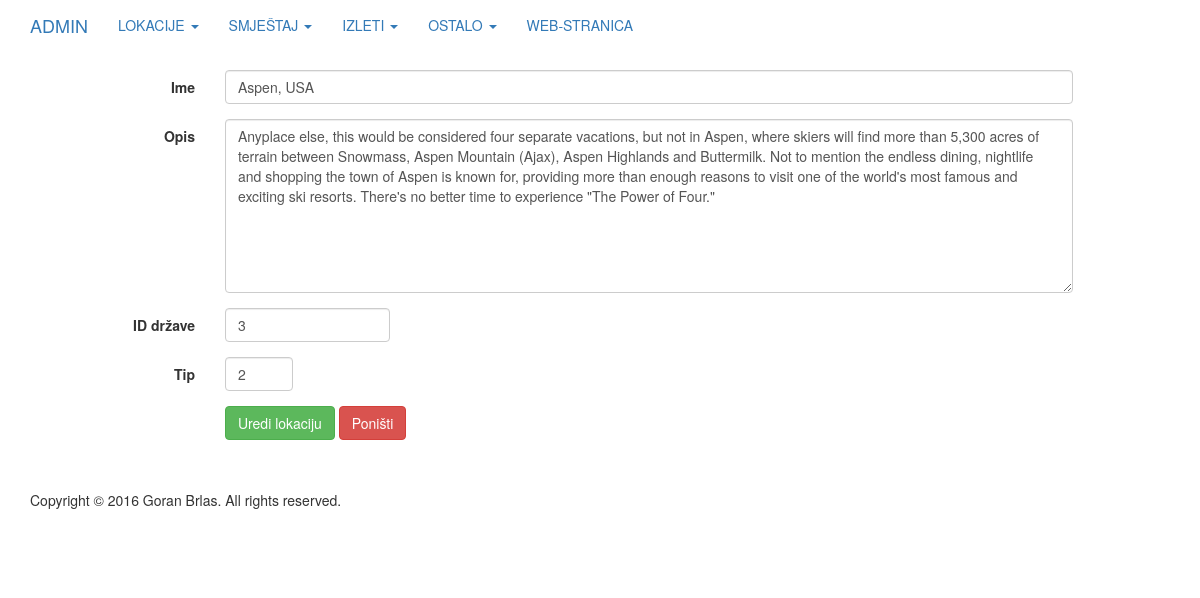
/admin/editLocations.php?value=13, run on an earlier commit of the app's database.
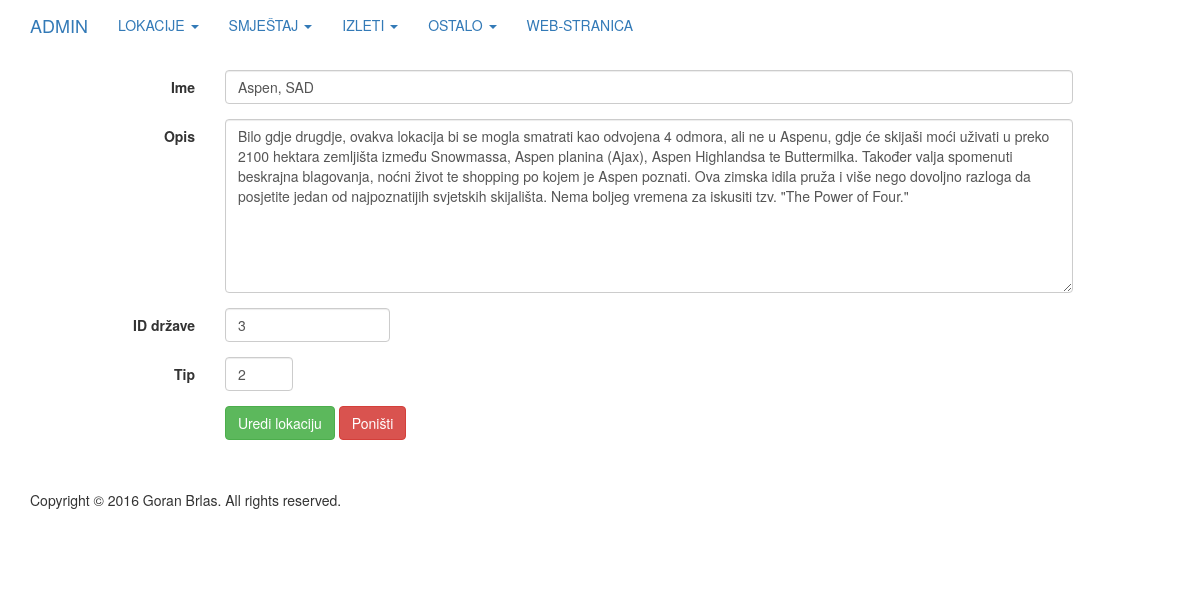
And on a later commit of the database.
### tables this page shows
CREATE TABLE IF NOT EXISTS `lokacija` (
  `idLokacija` int(11) NOT NULL AUTO_INCREMENT,
  `ime` varchar(50) NOT NULL,
  `opis` varchar(1000) NOT NULL,
  `tip` int(11) NOT NULL,
  `idDrzava` int(11) NOT NULL,
  `pregledi` int(11) NOT NULL DEFAULT '0',
  PRIMARY KEY (`idLokacija`),
  KEY `idDrzava` (`idDrzava`)
);

### admin/editLocations.php (the view, shortened to what this page needs)
<!DOCTYPE html>
<html lang="en">
<head>
    <link href="../css/custom.css" rel="stylesheet">
    <link href="../css/bootstrap.min.css" rel="stylesheet">
    <link href="../css/1-col-portfolio.css" rel="stylesheet">
</head>
<body>
<nav class="navbar navbar navbar-fixed-top" role="navigation">
    <div class="container">
        <div class="navbar-header">
            <a class="navbar-brand" href="../admin.php?logged=true">ADMIN</a>
        </div>
        <div class="collapse navbar-collapse" id="bs-example-navbar-collapse-1">
            <ul class="nav navbar-nav">
                <li class="dropdown">
                    <a class="dropdown-toggle" data-toggle="dropdown" href="#">LOKACIJE
                        <span class="caret"></span></a>
                </li>
                <li class="dropdown">
                    <a class="dropdown-toggle" data-toggle="dropdown" href="#">SMJEŠTAJ
                        <span class="caret"></span></a>
                </li>
                <li class="dropdown">
                    <a class="dropdown-toggle" data-toggle="dropdown" href="#">IZLETI
                        <span class="caret"></span></a>
                </li>
                <li class="dropdown">
                    <a class="dropdown-toggle" data-toggle="dropdown" href="#">OSTALO
                        <span class="caret"></span></a>
                </li>
                <li>
                    <a href="../index.php">WEB-STRANICA</a>
                </li>
            </ul>
        </div>
    </div>
</nav>
<div class="container">
    <?php
    include "spajanje_na_bazu.php";
    $id = $_GET['value'];
    if (! isset($_GET['changed'])) {
        $upit = "SELECT idLokacija, ime, opis, tip, idDrzava FROM lokacija WHERE idLokacija = $id";
        $rezultat = mysqli_query($veza, $upit) or die ("1" . mysqli_error($veza));
        $redak = mysqli_fetch_array($rezultat, MYSQLI_ASSOC);
        $ime = $redak['ime'];
        $opis = $redak['opis'];
        $tip = $redak['tip'];
        $idDrzava = $redak['idDrzava'];
        echo "<form class=\"form-horizontal\" action=\"./editLocations.php?value=$id&changed=true\" method=\"post\">
            <div class=\"form-group\">
                <label for=\"name\" class=\"col-sm-2 control-label\">Ime</label>
                <div class=\"col-sm-9\">
                    <input name=\"name\" class=\"form-control\" id=\"name\" value=\"$ime\">
                </div>
            </div>
            <div class=\"form-group\">
                <label for=\"description\" class=\"col-sm-2 control-label\">Opis</label>
                <div class=\"col-sm-9\">
                    <textarea name=\"description\" class=\"form-control\" rows=\"8\">$opis</textarea>
                </div>
            </div>
            <div class=\"form-group\">
                <label for=\"state\" class=\"col-sm-2 control-label\">ID države</label>
                <div class=\"col-sm-2\">
                    <input name=\"state\" class=\"form-control\" id=\"state\" value=\"$idDrzava\">
                </div>
            </div>
            <div class=\"form-group\">
                <label for=\"type\" class=\"col-sm-2 control-label\">Tip</label>
                <div class=\"col-sm-1\">
                    <input name=\"type\" class=\"form-control\" id=\"type\" value=\"$tip\">
                </div>
            </div>
            <div class=\"form-group\">
                <div class=\"col-sm-offset-2 col-sm-10\">
                    <button name=\"saveForm\" type=\"submit\" class=\"btn btn-success\">Uredi lokaciju</button>
                    <button name='reset' type=\"reset\" class=\"btn btn-danger\">Poništi</button>
                </div>
            </div>
        </form>";
    }
    ?>
    <footer>
        <div class="row">
            <div class="col-lg-12">
                <p>Copyright &copy; 2016 Goran Brlas. All rights reserved.</p>
            </div>
        </div>
    </footer>
</div>
</body>
</html>

What changed in the data, as far as the page shows it:
changed lokacija: name "Aspen, USA" → "Aspen, SAD"; description "Anyplace else, this would be considered four separate vacations, but not in Aspen, where skiers will find more than 5,300 acres of terrain between Snowmass, Aspen Mountain (Ajax), Aspen Highlands and Buttermilk. Not to mention the endless dining, nightlife and shopping the town of Aspen is known for, providing more than enough reasons to visit one of the world's most famous and exciting ski resorts. There's no better time to experience \"The Power of Four.\"" → "Bilo gdje drugdje, ovakva lokacija bi se mogla smatrati kao odvojena 4 odmora, ali ne u Aspenu, gdje će skijaši moći uživati u preko 2100 hektara zemljišta između Snowmassa, Aspen planina (Ajax), Aspen Highlandsa te Buttermilka. Također valja spomenuti beskrajna blagovanja, noćni život te shopping po kojem je Aspen poznati. Ova zimska idila pruža i više nego dovoljno razloga da posjetite jedan od najpoznatijih svjetskih skijališta. Nema boljeg vremena za iskusiti tzv. \"The Power of Four.\""
